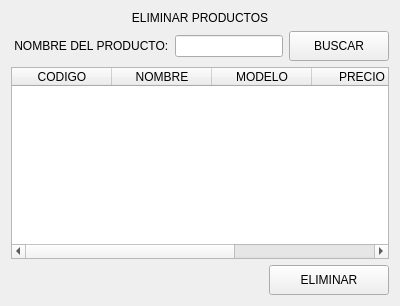
               <widget class="QWidget" name="page_eliminar">
                <layout class="QVBoxLayout" name="verticalLayout_13">
                 <item>
                  <widget class="QLabel" name="label_16">
                   <property name="text">
                    <string>ELIMINAR PRODUCTOS</string>
                   </property>
                   <property name="alignment">
                    <set>Qt::AlignCenter</set>
                   </property>
                  </widget>
                 </item>
                 <item>
                  <layout class="QHBoxLayout" name="horizontalLayout_9">
                   <item>
                    <widget class="QLabel" name="label_17">
                     <property name="text">
                      <string> NOMBRE DEL PRODUCTO:</string>
                     </property>
                    </widget>
                   </item>
                   <item>
                    <widget class="QLineEdit" name="eliminar_buscar"/>
                   </item>
                   <item>
                    <widget class="QPushButton" name="bt_buscar_borrar">
                     <property name="minimumSize">
                      <size>
                       <width>100</width>
                       <height>30</height>
                      </size>
                     </property>
                     <property name="text">
                      <string>BUSCAR</string>
                     </property>
                    </widget>
                   </item>
                  </layout>
                 </item>
                 <item>
                  <widget class="QTableWidget" name="tabla_borrar">
                   <column>
                    <property name="text">
                     <string>CODIGO</string>
                    </property>
                   </column>
                   <column>
                    <property name="text">
                     <string>NOMBRE</string>
                    </property>
                   </column>
                   <column>
                    <property name="text">
                     <string>MODELO</string>
                    </property>
                   </column>
                   <column>
                    <property name="text">
                     <string>PRECIO</string>
                    </property>
                   </column>
                   <column>
                    <property name="text">
                     <string>CANTIDAD</string>
                    </property>
                   </column>
                  </widget>
                 </item>
                 <item>
                  <layout class="QHBoxLayout" name="horizontalLayout_10">
                   <item>
                    <widget class="QLabel" name="signal_eliminacion">
                     <property name="minimumSize">
                      <size>
                       <width>200</width>
                       <height>0</height>
                      </size>
                     </property>
                     <property name="text">
                      <string/>
                     </property>
                     <property name="alignment">
                      <set>Qt::AlignCenter</set>
                     </property>
                    </widget>
                   </item>
                   <item>
                    <spacer name="horizontalSpacer_7">
                     <property name="orientation">
                      <enum>Qt::Horizontal</enum>
                     </property>
                     <property name="sizeHint" stdset="0">
                      <size>
                       <width>40</width>
                       <height>20</height>
                      </size>
                     </property>
                    </spacer>
                   </item>
                   <item>
                    <widget class="QPushButton" name="bt_borrar">
                     <property name="minimumSize">
                      <size>
                       <width>120</width>
                       <height>30</height>
                      </size>
                     </property>
                     <property name="text">
                      <string>ELIMINAR</string>
                     </property>
                    </widget>
                   </item>
                  </layout>
                 </item>
                </layout>
               </widget>
